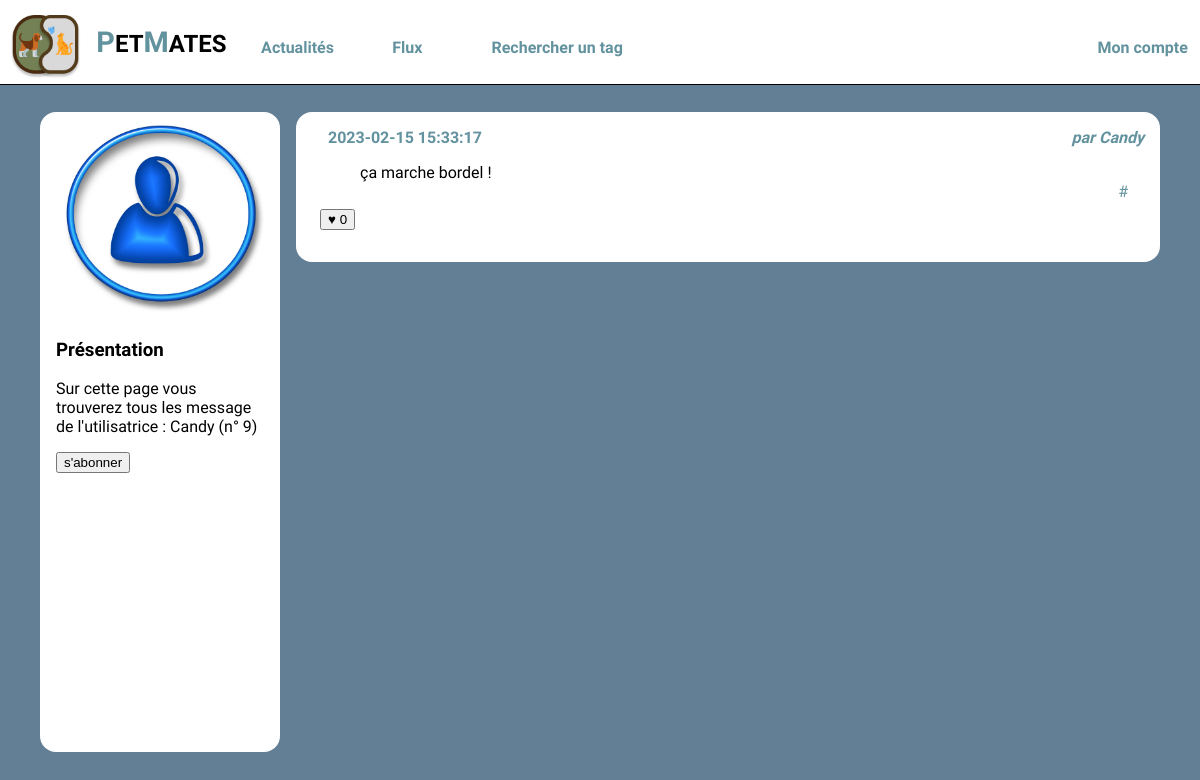
The app's page /wall.php?user_id=9 (signed in), older data.
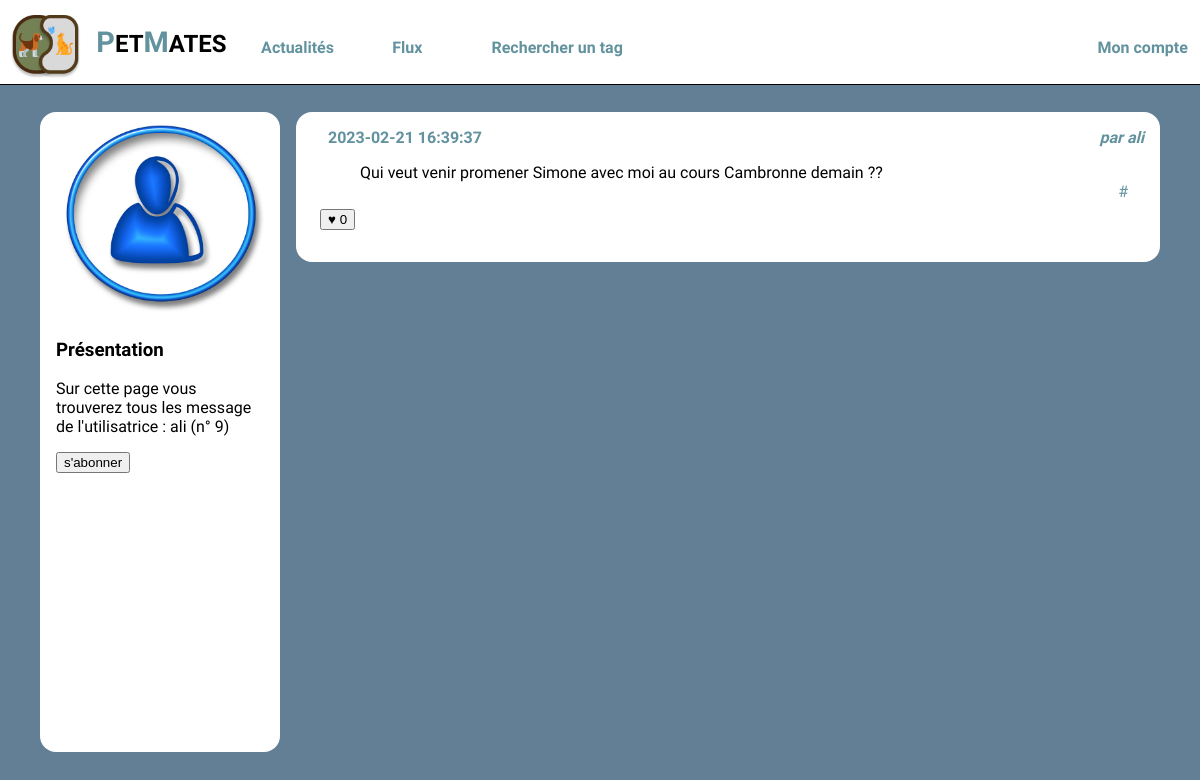
The same page, newer data.
### tables this page shows
CREATE TABLE `users` (
  `id` int(10) UNSIGNED NOT NULL,
  `email` varchar(255) NOT NULL,
  `password` varchar(255) NOT NULL,
  `alias` varchar(255) NOT NULL
);

CREATE TABLE `posts` (
  `id` int(10) UNSIGNED NOT NULL,
  `user_id` int(10) UNSIGNED NOT NULL,
  `content` text NOT NULL,
  `created` datetime NOT NULL,
  `parent_id` int(10) UNSIGNED DEFAULT NULL
);

### wall.php (the view, shortened to what this page needs)
<!doctype html>
<html lang="fr">
<head>
    <?php include_once('headmeta.php'); ?>
</head>
<body>
    <?php include_once('header.php'); ?>
    <?php include('connexion.php'); ?>
    <div id="wrapper">
        <?php
        $userId = intval($_GET['user_id']);
        ?>
        <aside class="present-profil">
            <?php
            $questionSqlIsFollowed = "SELECT * FROM followers WHERE followed_user_id='$userId' AND following_user_id='" . $_SESSION['connected_id'] . "';";
            $infoFollowed = $mysqli->query($questionSqlIsFollowed);
            if (!$infoFollowed) {
                echo "échec" . $mysqli->error;
            } else {
                if ($infoFollowed->fetch_assoc()) {
                    $valueButton = "désabonnement";
                } else {
                    $valueButton = "s'abonner";
                }
            }
            $laQuestionEnSql = "SELECT * FROM users WHERE id= '$userId' ";
            $lesInformations = $mysqli->query($laQuestionEnSql);
            $user = $lesInformations->fetch_assoc();
             ?>
            <img src="user.jpg" alt="Portrait de l'utilisatrice" />
            <section>
                <h3>Présentation</h3>
                <p>Sur cette page vous trouverez tous les message de l'utilisatrice :
                    <?php echo $user['alias'] ?>
                    (n°
                    <?php echo $userId ?>)
                </p>
                <?php
                if ($userId !== intval($_SESSION['connected_id'])) {
                    ?>
                    <form action="" method="post">
                        <input type='submit' name='abonnement' value=<?php echo $valueButton ?>>
                    </form>
                <?php
                }
                ?>
            </section>
        </aside>
        <main>
            <?php
            $laQuestionEnSql = "
                    SELECT posts.content, posts.created, posts.user_id, posts.id, users.alias as author_name,
                    COUNT(likes.id) as like_number, GROUP_CONCAT(DISTINCT tags.label) AS taglist
                    FROM posts
                    JOIN users ON  users.id=posts.user_id
                    LEFT JOIN posts_tags ON posts.id = posts_tags.post_id
                    LEFT JOIN tags       ON posts_tags.tag_id  = tags.id
                    LEFT JOIN likes      ON likes.post_id  = posts.id
                    WHERE posts.user_id='$userId'
                    GROUP BY posts.id
                    ORDER BY posts.created DESC
                    ";
            $lesInformations = $mysqli->query($laQuestionEnSql);
            while ($post = $lesInformations->fetch_assoc()) {
                $idDuPost = $post['id'];
                ?>
                <article>
                    <h3>
                        <time>
                            <?php echo $post['created'] ?>
                        </time>
                    </h3>
                    <address>par
                        <?php echo $post['author_name'] ?>
                    </address>
                    <div>
                        <p>
                        <?php echo $post['content'] ?>
                        </p>
                    </div>
                    <div class="tags">
                        <a href="">#
                        </a>
                        </div>
                        <footer>
                                <form action="" method="post">
                                    <button type='submit' name='like' value='<?php echo $idDuPost ?>'
                                    <?php if (!empty($_SESSION['connected_id'])) {
                                    if ($post['user_id'] == $_SESSION['connected_id']) {
                                        echo "disabled";}} ?>>
                                            <div class="likePlace">
                                                ♥
                                                <?php echo $post['like_number'] ?>
                                            </div>
                                    </button>
                                </form>
                        </footer>
                </article>
            <?php } ?>
        </main>
    </div>
</body>
</html>

Row changes from the older to the newer data that the page shows:
no longer on this page (row edited): posts: created "2023-02-15 15:33:17", user.alias "Candy", content "ça marche bordel !", like_number "0"
changed users: alias "Candy" → "ali"
added posts: created "2023-02-21 16:39:37", user.alias "ali", content "Qui veut venir promener Simone avec moi au cours Cambronne demain ??", like_number "0"
